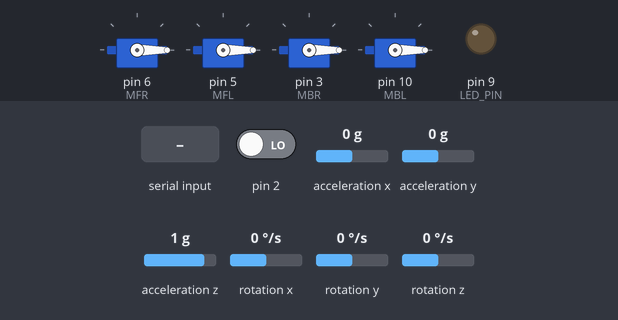
This sketch was run on a simulated Arduino Uno, built with avr-gcc and run on an emulated ATmega328P. On the bench: 4 × servo, output pins drawn as LEDs (lit = HIGH). The test bench sets the inputs (shaded band); at power-on: acceleration x 0 g, acceleration y 0 g, acceleration z 1 g, pin 2 LOW, rotation x 0 °/s, rotation y 0 °/s, rotation z 0 °/s. The sensor or clock chip raises its interrupt line as the real part does; what the sketch prints to the serial monitor is not drawn.

Above: at 1.8 s.
1.9 s: acceleration x set to -1.4 g
At 2.8 s:
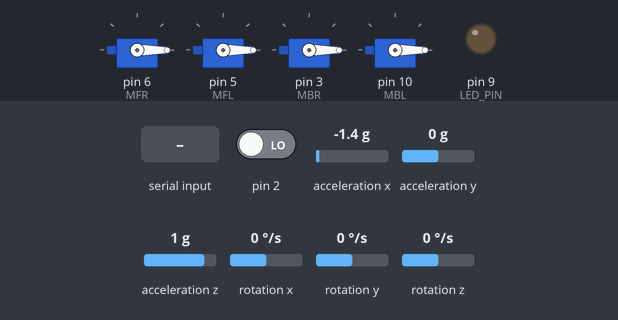
3.4 s: "1024\n" received over Serial
At 4.6 s:
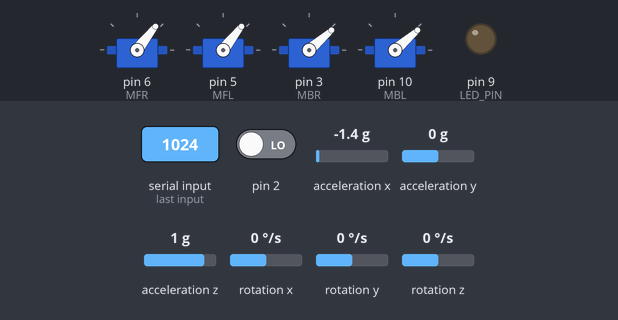
4.9 s: acceleration y set to -1.4 g
At 5.4 s:
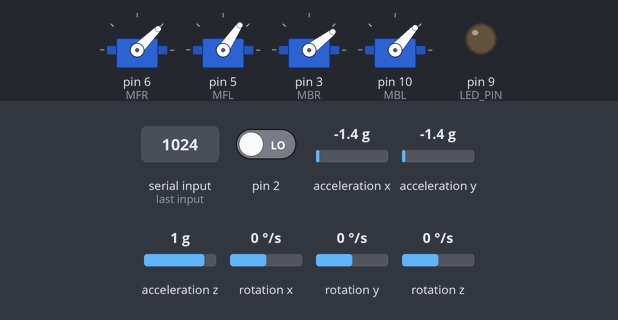
6.4 s: acceleration z set to -1.4 g
At 7.6 s:
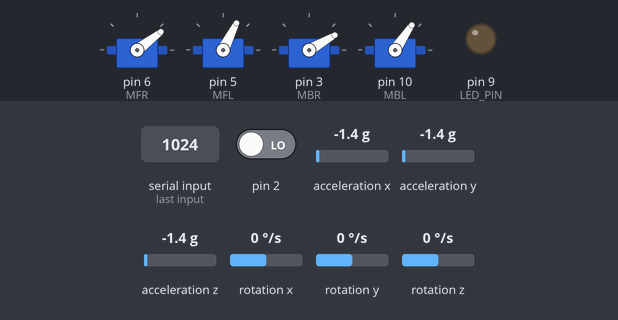
7.9 s: acceleration x set to -0.8 g
At 8.7 s:
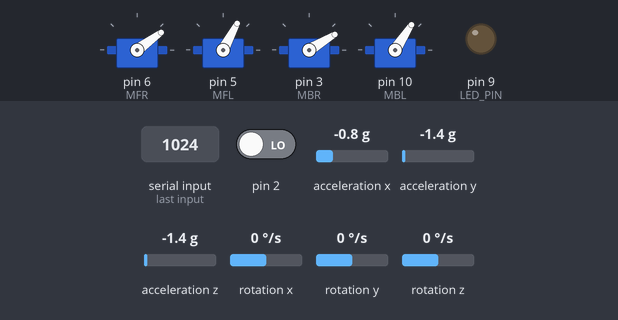
9.4 s: acceleration y set to -0.8 g
At 9.7 s:
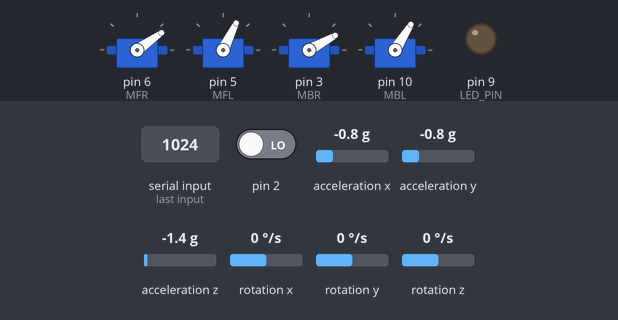
Timing chart, 0 to 11.9 s (numbered marks = the images above; inputs shaded):
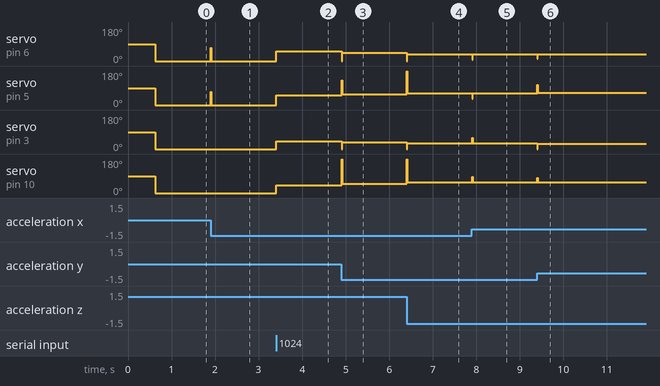

Measured:
- after the input at 1.9 s, servo on pin 6 (MFR), servo on pin 5 (MFL): 0° → 70° at once, → 0° 0.01 s later
- after the input at 3.4 s, servo on pin 6 (MFR), servo on pin 5 (MFL): 0° → 52° at once; servo on pin 3 (MBR), servo on pin 10 (MBL): 0° → 41° at once
- after the input at 4.9 s, servo on pin 6 (MFR): 52° → 45° at once; servo on pin 5 (MFL): 52° → 56° at once; servo on pin 3 (MBR): 41° → 37° at once; servo on pin 10 (MBL): 41° → 48° at once
- after the input at 6.4 s, servo on pin 6 (MFR): 45° → 37° at once; servo on pin 5 (MFL): 56° → 63° at once; servo on pin 3 (MBR): 37° → 30° at once; servo on pin 10 (MBL): 48° → 56° at once
- after the input at 7.9 s, servo on pin 6 (MFR): 37° → 36° at once; servo on pin 5 (MFL): 63° → 62° at once; servo on pin 3 (MBR): 30° → 31° at once; servo on pin 10 (MBL): 56° → 57° at once
- after the input at 9.4 s, servo on pin 6 (MFR): 36° → 35° at once; servo on pin 5 (MFL): 62° → 64° at once; servo on pin 3 (MBR): 31° → 29° at once; servo on pin 10 (MBL): 57° → 58° at once

The sketch:

MainSuper.ino
```cpp
#include <Wire.h>
#include <Servo.h>
#include "I2Cdev.h"
#include "MPU6050_6Axis_MotionApps20.h"
//#include "MPU6050.h" // not necessary if using MotionApps include file

// Arduino Wire library is required if I2Cdev I2CDEV_ARDUINO_WIRE implementation
// is used in I2Cdev.h
#if I2CDEV_IMPLEMENTATION == I2CDEV_ARDUINO_WIRE
    #include "Wire.h"
#endif

// class default I2C address is 0x68
// specific I2C addresses may be passed as a parameter here
// AD0 low = 0x68 (default for SparkFun breakout and InvenSense evaluation board)
// AD0 high = 0x69
MPU6050 mpu;
//MPU6050 mpu(0x69); // <-- use for AD0 high

#define OUTPUT_READABLE_YAWPITCHROLL
#define LED_PIN 9 // (Arduino is 13, Teensy is 11, Teensy++ is 6)
bool blinkState = false;

// MPU control/status vars
bool dmpReady = false;  // set true if DMP init was successful
uint8_t mpuIntStatus;   // holds actual interrupt status byte from MPU
uint8_t devStatus;      // return status after each device operation (0 = success, !0 = error)
uint16_t packetSize;    // expected DMP packet size (default is 42 bytes)
uint16_t fifoCount;     // count of all bytes currently in FIFO
uint8_t fifoBuffer[64]; // FIFO storage buffer

// orientation/motion vars
Quaternion q;           // [w, x, y, z]         quaternion container
VectorInt16 aa;         // [x, y, z]            accel sensor measurements
VectorInt16 aaReal;     // [x, y, z]            gravity-free accel sensor measurements
VectorInt16 aaWorld;    // [x, y, z]            world-frame accel sensor measurements
VectorFloat gravity;    // [x, y, z]            gravity vector
float euler[3];         // [psi, theta, phi]    Euler angle container
float ypr[3];           // [yaw, pitch, roll]   yaw/pitch/roll container and gravity vector

// packet structure for InvenSense teapot demo
uint8_t teapotPacket[14] = { '$', 0x02, 0,0, 0,0, 0,0, 0,0, 0x00, 0x00, '\r', '\n' };

volatile bool mpuInterrupt = false;     // indicates whether MPU interrupt pin has gone high
void dmpDataReady() {
    mpuInterrupt = true;
}
#define RESTRICT_PITCH // Comment out to restrict roll to ±90deg instead
unsigned long tim1, tim2;
int tim;
String mainData = "";
float thrust, inputRoll, inputPitch;
Servo MBR, MFL, MFR, MBL;
// TODO: Make calibration routine
void setup() {
  Serial.begin(115200);
  //delay(2000);
  Wire.begin();
  MFR.attach(6); // (pin, min pulse width, max pulse width in microseconds)
  MFL.attach(5);
  MBR.attach(3);
  MBL.attach(10);
  delay(100); // Wait for sensor to stabilize

  #if I2CDEV_IMPLEMENTATION == I2CDEV_ARDUINO_WIRE
        Wire.begin();
        TWBR = 24; // 400kHz I2C clock (200kHz if CPU is 8MHz)
    #elif I2CDEV_IMPLEMENTATION == I2CDEV_BUILTIN_FASTWIRE
        Fastwire::setup(400, true);
    #endif

    // initialize serial communication
    // (115200 chosen because it is required for Teapot Demo output, but it's
    // really up to you depending on your project)
    Serial.begin(115200);
    while (!Serial); // wait for Leonardo enumeration, others continue immediately

    // NOTE: 8MHz or slower host processors, like the Teensy @ 3.3v or Ardunio
    // Pro Mini running at 3.3v, cannot handle this baud rate reliably due to
    // the baud timing being too misaligned with processor ticks. You must use
    // 38400 or slower in these cases, or use some kind of external separate
    // crystal solution for the UART timer.

    // initialize device
    Serial.println(F("Initializing I2C devices..."));
    mpu.initialize();

    // verify connection
    Serial.println(F("Testing device connections..."));
    Serial.println(mpu.testConnection() ? F("MPU6050 connection successful") : F("MPU6050 connection failed"));

    // wait for ready
    /*Serial.println(F("\nSend any character to begin DMP programming and demo: "));
    while (Serial.available() && Serial.read()); // empty buffer
    while (!Serial.available());                 // wait for data
    while (Serial.available() && Serial.read()); // empty buffer again*/

    // load and configure the DMP
    Serial.println(F("Initializing DMP..."));
    devStatus = mpu.dmpInitialize();

    // supply your own gyro offsets here, scaled for min sensitivity
    mpu.setXGyroOffset(220);
    mpu.setYGyroOffset(76);
    mpu.setZGyroOffset(-85);
    mpu.setZAccelOffset(1788); // 1688 factory default for my test chip

    // make sure it worked (returns 0 if so)
    if (devStatus == 0) {
        // turn on the DMP, now that it's ready
        Serial.println(F("Enabling DMP..."));
        mpu.setDMPEnabled(true);

        // enable Arduino interrupt detection
        Serial.println(F("Enabling interrupt detection (Arduino external interrupt 0)..."));
        attachInterrupt(0, dmpDataReady, RISING);
        mpuIntStatus = mpu.getIntStatus();

        // set our DMP Ready flag so the main loop() function knows it's okay to use it
        Serial.println(F("DMP ready! Waiting for first interrupt..."));
        dmpReady = true;

        // get expected DMP packet size for later comparison
        packetSize = mpu.dmpGetFIFOPacketSize();
    } else {
        // ERROR!
        // 1 = initial memory load failed
        // 2 = DMP configuration updates failed
        // (if it's going to break, usually the code will be 1)
        Serial.print(F("DMP Initialization failed (code "));
        Serial.print(devStatus);
        Serial.println(F(")"));
    }

    // configure LED for output
    pinMode(LED_PIN, OUTPUT);
}

void loop() {
  tim1 = millis();
  /* Update all the values */
  if (!dmpReady) return;

    // wait for MPU interrupt or extra packet(s) available
    while (!mpuInterrupt && fifoCount < packetSize) {
        // other program behavior stuff here
        // .
        // .
        // .
        // if you are really paranoid you can frequently test in between other
        // stuff to see if mpuInterrupt is true, and if so, "break;" from the
        // while() loop to immediately process the MPU data
        // .
        // .
        // .
    }

    // reset interrupt flag and get INT_STATUS byte
    mpuInterrupt = false;
    mpuIntStatus = mpu.getIntStatus();

    // get current FIFO count
    fifoCount = mpu.getFIFOCount();

    // check for overflow (this should never happen unless our code is too inefficient)
    if ((mpuIntStatus & 0x10) || fifoCount == 1024) {
        // reset so we can continue cleanly
        mpu.resetFIFO();
        Serial.println(F("FIFO overflow!"));

    // otherwise, check for DMP data ready interrupt (this should happen frequently)
    } else if (mpuIntStatus & 0x02) {
        // wait for correct available data length, should be a VERY short wait
        while (fifoCount < packetSize) fifoCount = mpu.getFIFOCount();

        // read a packet from FIFO
        mpu.getFIFOBytes(fifoBuffer, packetSize);

        // track FIFO count here in case there is > 1 packet available
        // (this lets us immediately read more without waiting for an interrupt)
        fifoCount -= packetSize;
            mpu.dmpGetQuaternion(&q, fifoBuffer);
            mpu.dmpGetGravity(&gravity, &q);
            mpu.dmpGetYawPitchRoll(ypr, &q, &gravity);
            /*Serial.print("ypr\t");
            Serial.print(ypr[0] * 180/M_PI);
            Serial.print("\t");
            Serial.print(ypr[1] * 180/M_PI);
            Serial.print("\t");
            Serial.println(ypr[2] * 180/M_PI);*/

    }
  //taking input of motor speed from user
  if (Serial.available() > 0)
  {
    /*oneByte = Serial.read();
      if(oneByte != '\n')
      {
      inData += oneByte;

      }
      else
      {
      mainData = inData;
      inData = "";
      }*/
    mainData = Serial.readStringUntil('\n');
  }
  //Serial.println(mainData);
  //mainData += " ";
  //thrust = mainData.toInt();
  tim2 = millis();
  tim = int(tim2 - tim1);
  //rollF = 0.5 * rollF + 0.5 * kalAngleX;
  //pitchF = 0.5 * pitchF + 0.5 * kalAngleY;
  /*Serial.print(kalAngleX);Serial.print("  ");
  Serial.print(kalAngleY);
  Serial.print("\n");*/
  //Serial.println(rollF);
  //Serial.println(pitchF);
  processSerialData();
  //if()
  //Serial.println(thrust);
  //thrust = mainData.toInt();
  //Serial.println(mainData);
  if(inputRoll < 9 && inputRoll> -9)
  {
    PIDroll(tim,inputRoll-(ypr[2] * 180/M_PI));
  }
  if(inputPitch < 9 && inputPitch > -9)
  {
    PIDpitch(tim,inputPitch-(ypr[1] * 180/M_PI));
  }
  Serial.print(inputRoll);Serial.print("\t");Serial.print(inputPitch);//Serial.print("\t");Serial.print(inputPitch);
  Serial.print("\n");
  //Serial.println(thrust);
}

void processSerialData()
{
  thrust = mainData.substring(0,4).toInt();
  int i=5,len = mainData.length();
  if(len>6)
  {
    while(mainData.charAt(i)!=' ')
    {
      i++;
    }
    inputRoll = mainData.substring(5,i).toInt();
    i++;
    inputPitch = mainData.substring(i,len).toInt();
  }
}
```

ESCController.ino
```cpp
int MFRvalue,MFLvalue,MBRvalue,MBLvalue;
float rollIntegeral,rollDerivative,pitchIntegeral,pitchDerivative,lastRollError,lastPitchError;
float rollKp=1,pitchKp=1,Ki=1.3,pitchKd=2,rollKd=2;
float rollMotor=0,pitchMotor=0,yawMotor=0;
void goUpDown()
{
  //Serial.println(value);
  MFR.writeMicroseconds(MFRvalue);
  MFL.writeMicroseconds(MFLvalue);
  MBR.writeMicroseconds(MBRvalue);
  MBL.writeMicroseconds(MBLvalue);
  /*Serial.print(MFLvalue);Serial.print("         ");Serial.print(MFRvalue);
  Serial.print("\n");
  Serial.print(MBLvalue);Serial.print("         ");Serial.print(MBRvalue);
  Serial.print("\n");*/
}

void MotorMixing()
{

  MFRvalue = thrust+yawMotor+pitchMotor+rollMotor;
  MFLvalue = thrust-yawMotor+pitchMotor-rollMotor;
  MBRvalue = thrust-yawMotor-pitchMotor+rollMotor;
  MBLvalue = thrust+yawMotor-pitchMotor-rollMotor;
  //Serial.println(MFLvalue);
  goUpDown();
}

void PIDroll(int elapsedTime,float error)
{
  rollDerivative = ((error-lastRollError)/elapsedTime)*100;
  lastRollError = error;
  rollMotor = -(rollKp*error + rollKd*rollDerivative);
  //Serial.println(rollDerivative*1000);
  MotorMixing();
}

void PIDpitch(int elapsedTime,float error)
{
  pitchDerivative = ((error-lastPitchError)/elapsedTime)*100;
  lastPitchError = error;
  //Serial.println(pitchDerivative*100);
  pitchMotor = (pitchKp*error + pitchKd*pitchDerivative);
  //Serial.println(String(pitchMotor)+"\t"+String(rollMotor));
  MotorMixing();
}

void PIDthrust()
{

}
```
